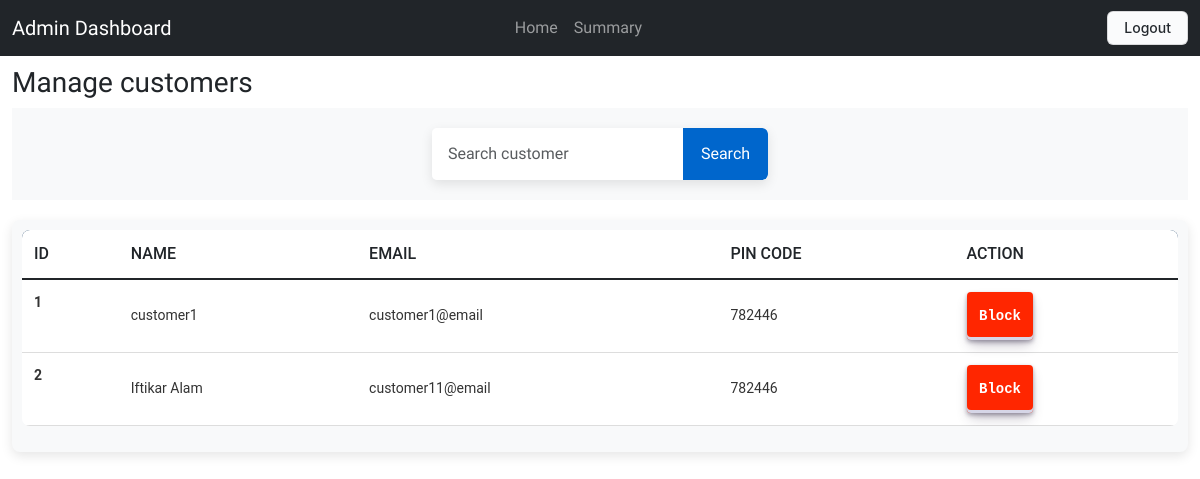
The page /all_customers (signed in) on the database as committed earlier.
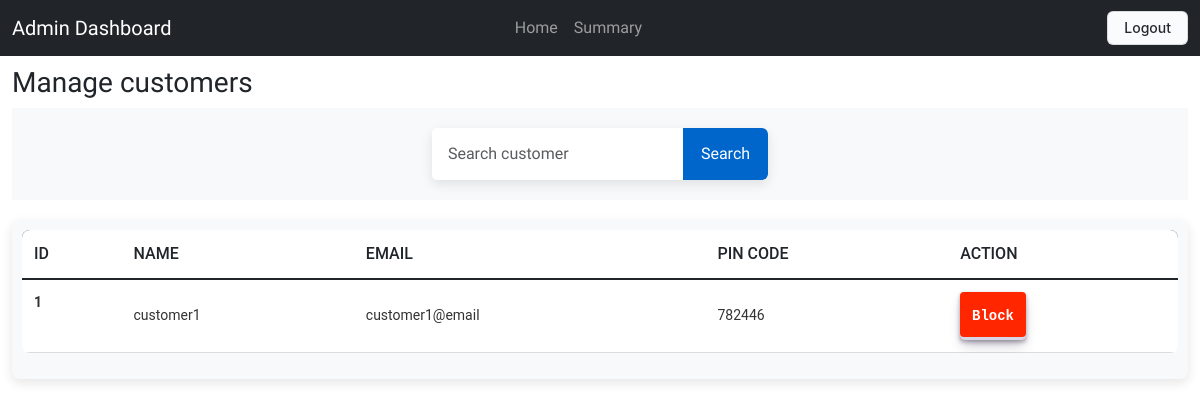
The same page on the database as committed later.
### application/models.py (models this page shows)
class Customer(db.Model):
    id=db.Column(db.Integer, primary_key=True)
    user_id = db.Column(db.Integer, db.ForeignKey('user.id'), nullable = False)
    user = db.relationship('User', back_populates='customer')
    fullname= db.Column(db.String(80))
    address= db.Column(db.String(200))
    pincode=db.Column(db.Integer)

class User(db.Model, UserMixin):
    id=db.Column(db.Integer, primary_key=True)
    email= db.Column(db.String(), nullable=False )
    password= db.Column(db.String(), nullable=False)
    is_blocked= db.Column(db.Boolean, default=False)
    professional = db.relationship('Professional',uselist=False, back_populates='user')
    customer = db.relationship('Customer',uselist=False, back_populates='user')
    fs_uniquifier = db.Column(db.String, unique = True, nullable = False)
    active = db.Column(db.Boolean, default = True)
    roles = db.Relationship('Role', backref = 'bearers', secondary='user_roles')

### application/controllers.py (the view)
@app.route('/all_customers')
@login_required
def all_customers():
    search_results = Customer.query.all()
    return render_template('all_customers.html', customers=search_results)

### templates/all_customers.html (shortened to what this page needs)
<!DOCTYPE html>
<html lang="en">
<head>
    <link href="https://cdn.jsdelivr.net/npm/bootstrap@5.3.0-alpha1/dist/css/bootstrap.min.css" rel="stylesheet">
    <link rel="stylesheet" href="/static/common.css">
</head>
<body>
    <nav class="navbar navbar-expand-lg navbar-dark bg-dark">
        <div class="container-fluid">
            <a class="navbar-brand" href="#">Admin Dashboard</a>
          <div class="collapse navbar-collapse" id="navbarNav" >
              <ul class="navbar-nav ms-auto" style="display: flex; justify-content: center; width: 100%; padding-right: 15%;" >
                  <li class="nav-item"><a class="nav-link" href="/admin">Home</a></li>
                  <li class="nav-item"><a class="nav-link" href="/summary">Summary</a></li>
              </ul>
          </div>
          <div class="nav-link" style="display: flex;">
              <a href="/logout"> <button class="button-4">Logout</button></a>
          </div>
        </div>
    </nav>
    <div class="container-fluid">
          <h3 style="padding-top: 10px;">Manage customers</h3>
                <div class="search-container">
                  <form action="/search_customer">
                      <div class="input-group">
                          <input
                              name="result"
                              type="text"
                              class="form-control"
                              placeholder="Search customer"
                              aria-label="Search for customers"
                              aria-describedby="button-addon2"
                          />
                          <button
                              class="btn"
                              type="submit"
                              id="button-addon2">
                              Search
                          </button>
                      </div>
                  </form>
              </div>
                <div class="tableMain" >
                    <table class="table">
                        <thead>
                          <tr>
                            <th scope="col">ID</th>
                            <th scope="col">Name</th>
                            <th scope="col">Email</th>
                            <th scope="col">Pin Code</th>
                            <th scope="col">Action</th>
                          </tr>
                        </thead>
                        <tbody class="table-group-divider">
                        {% for cus in customers %}
                          <tr>
                            <th scope="row">{{loop.index}}</th>
                            <td>{{cus.fullname}}</td>
                            <td>{{cus.user.email}}</td>
                            <td> {{cus.pincode}}</td>
                            <td>
                              {% if not cus.user.active %}
                              <a href="user_action/{{cus.user_id}}">
                                <button class="button-29">Review</button>
                              </a>
                              {% elif not cus.user.is_blocked %}
                              <a href="user_action/{{cus.user_id}}">
                                <button class="button-30" style="font-weight: bold ;color: rgb(255, 254, 254); background-color: rgb(255, 38, 0);">Block</button>
                              </a>
                              {% else %}
                              <a href="user_action/{{cus.user_id}}">
                                <button class="button-30" style="font-weight: bold ;color: rgb(0, 0, 0); background-color: rgb(251, 247, 28);">Unblock</button>
                              </a>
                              {% endif %}
                            </td>
                          </tr>
                        {% endfor %}
                        </tbody>
                      </table>
                 </div>
            </div>
</body>
</html>

Rows that differ between the two databases and show on the page:
removed Customer: fullname "Iftikar Alam", user.email "customer11@email", pincode "782446"
